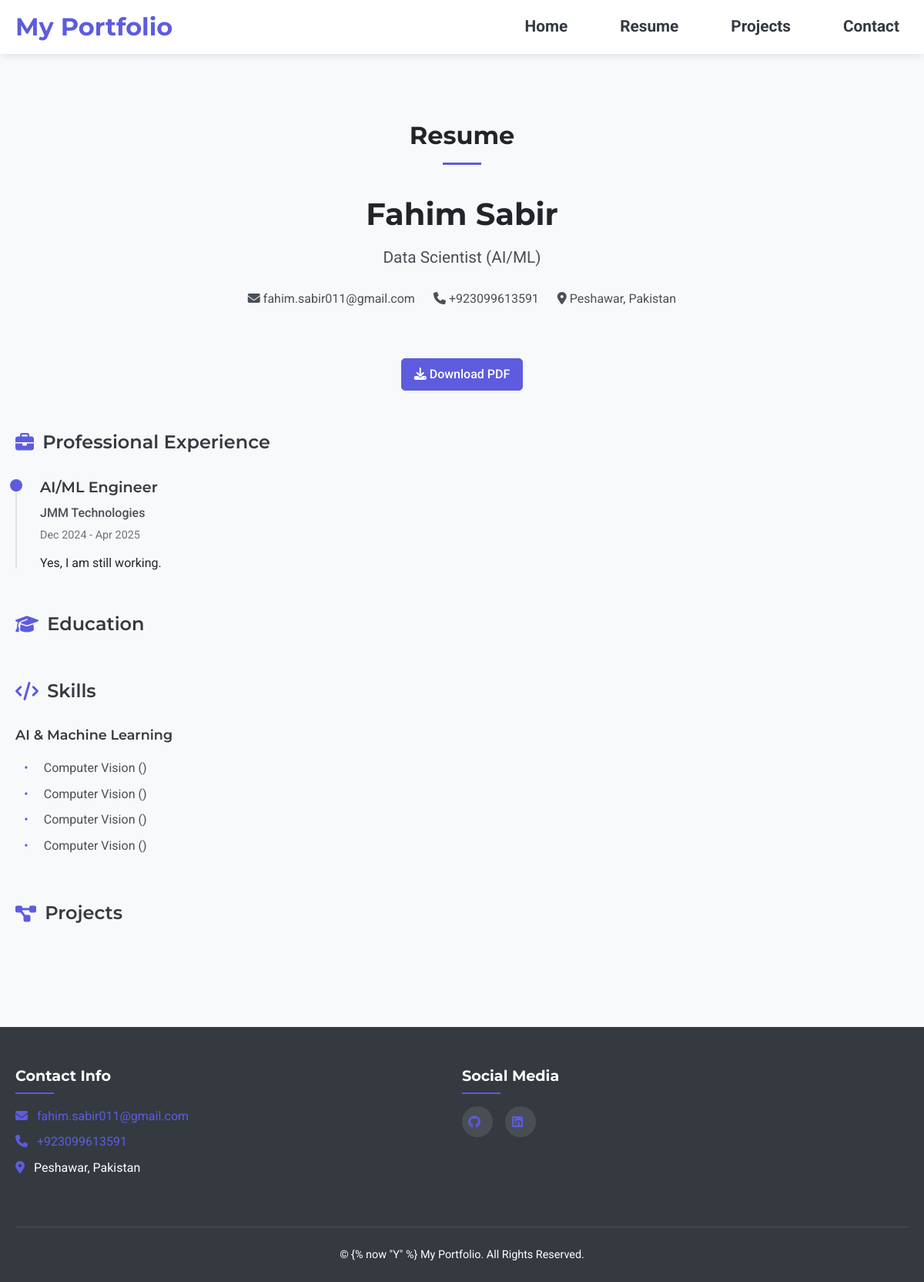
The page /resume/ on the database as committed earlier.
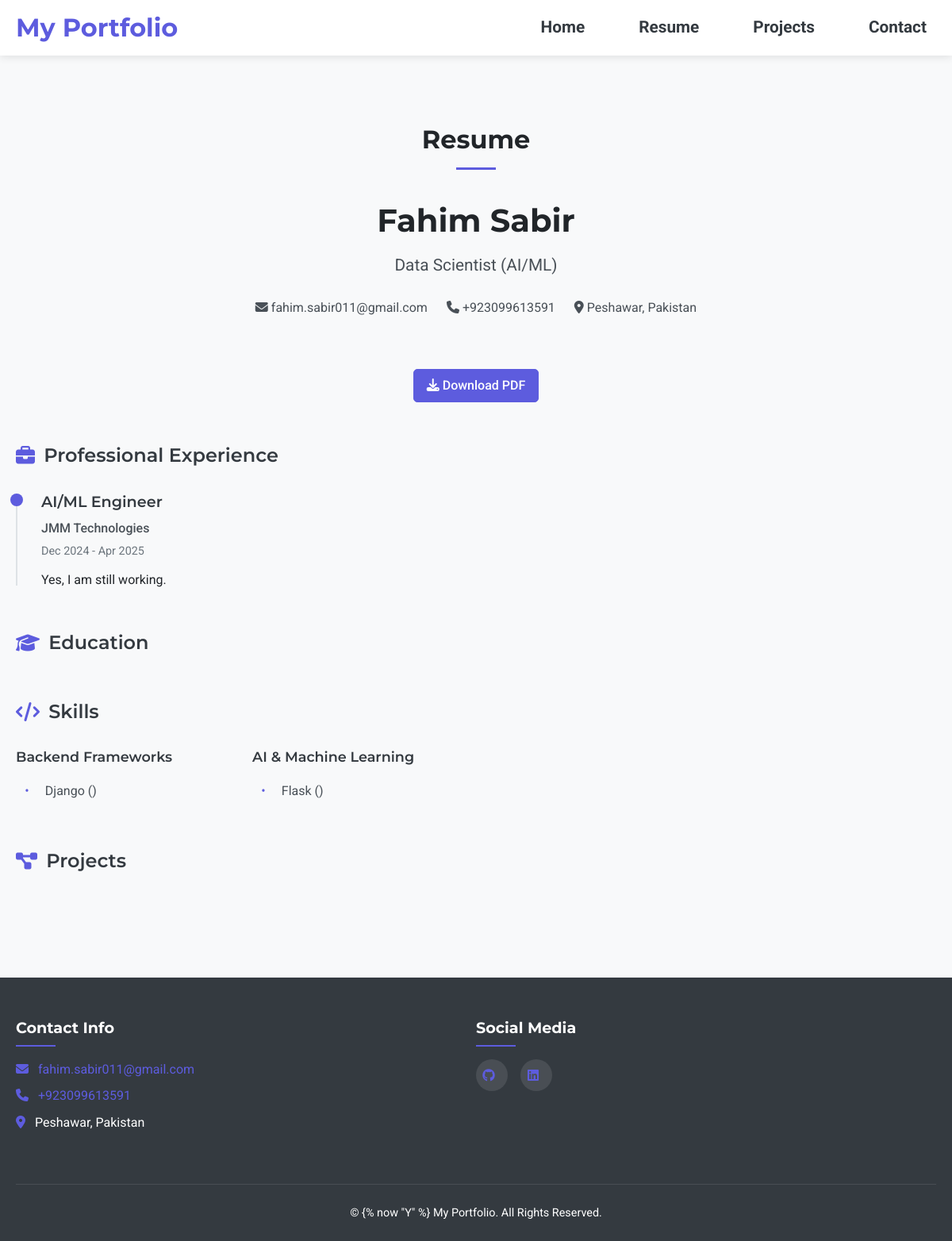
The same page on the database as committed later.
### portfolio/models.py (models this page shows, shortened)
class Experience(models.Model):
    title = models.CharField(max_length=200)
    company = models.CharField(max_length=200)
    location = models.CharField(max_length=200)
    start_date = models.DateField()
    end_date = models.DateField(blank=True, null=True)
    current = models.BooleanField(default=False)
    description = models.TextField()
    class Meta:
        ordering = ['-end_date', '-start_date']

class Skill(models.Model):
    CATEGORY_CHOICES = [
        ('AI/ML', 'AI & Machine Learning'),
        ('NLP', 'NLP & Generative AI'),
        ('MLOps', 'MLOps & Cloud'),
        ("Backend Technologies", "Backend Frameworks")
    ]
    category = models.CharField(max_length=50, choices=CATEGORY_CHOICES, default='AI/ML')
    name = models.CharField(max_length=100)
    class Meta:
        ordering = ['name']

### portfolio/views.py (the view)
# urls.py: path('resume/', views.resume, name='resume'),
def resume(request):
    education = Education.objects.all().order_by('-end_date')
    experience = Experience.objects.all().order_by('-end_date')
    projects = Project.objects.all().order_by('-date_created')
    skills = Skill.objects.all()
    skill_categories = defaultdict(list)
    for skill in skills:
        skill_categories[skill.get_category_display()].append(skill)
    return render(request, 'resume.html', {
        'education': education,
        'experience': experience,
        'skill_categories': dict(skill_categories),
        'projects': projects
    })

### portfolio/context_processors.py (called while the page is built)
def portfolio_context(request):
    return {
        'site_config': SiteConfiguration.objects.first(),
        'user_profile': UserProfile.objects.first()
    }

### templates/resume.html (shortened to what this page needs)
{% extends 'base.html' %}
{% load portfolio_tags %}
{% block content %}
<section class="resume">
    <div class="container">
        <h2 class="section-title">Resume</h2>
        <div class="resume-header">
            <h1>{{ user_profile.name }}</h1>
            <p class="job-title">{{ user_profile.job_title }}</p>
            <div class="contact-info">
                <p><i class="fas fa-envelope"></i> {{ site_config.contact_email }}</p>
                <p><i class="fas fa-phone"></i> {{ site_config.phone_number }}</p>
                <p><i class="fas fa-map-marker-alt"></i> {{ site_config.address }}</p>
            </div>
        </div>
        {% if user_profile.resume_file %}
        <div class="resume-download">
            <a href="{{ user_profile.resume_file.url }}" class="btn btn-primary">
                <i class="fas fa-download"></i> Download PDF
            </a>
        </div>
        {% endif %}
        <div class="resume-section">
            <h3><i class="fas fa-briefcase"></i> Professional Experience</h3>
            <div class="timeline">
                {% for exp in experience %}
                <div class="timeline-item">
                    <div class="timeline-dot"></div>
                    <div class="timeline-content">
                        <h4>{{ exp.title }}</h4>
                        <h5>{{ exp.company }}</h5>
                        <p class="timeline-date">
                            {{ exp.start_date|date:"M Y" }} -
                            {% if exp.current %}Present{% else %}{{ exp.end_date|date:"M Y"|default:"Present" }}{% endif %}
                        </p>
                        {{ exp.description|linebreaks }}
                    </div>
                </div>
                {% endfor %}
            </div>
        </div>
        <div class="resume-section">
            <h3><i class="fas fa-graduation-cap"></i> Education</h3>
        </div>
        <div class="resume-section">
            <h3><i class="fas fa-code"></i> Skills</h3>
            <div class="skills-grid">
                {% for category, skills in skill_categories.items %}
                <div class="skill-category">
                    <h4>{{ category }}</h4>
                    <ul class="skill-list">
                        {% for skill in skills %}
                        <li>{{ skill.name }} ({{ skill.get_proficiency_display }})</li>
                        {% endfor %}
                    </ul>
                </div>
                {% endfor %}
            </div>
        </div>
        <div class="resume-section">
            <h3><i class="fas fa-project-diagram"></i> Projects</h3>
        </div>
    </div>
</section>
{% endblock %}

Rows that differ between the two databases and show on the page:
removed Skill: category "AI & Machine Learning", name "Computer Vision"
removed Skill: name "Computer Vision", shown under "AI & Machine Learning"
removed Skill: name "Computer Vision", shown under "AI & Machine Learning"
removed Skill: name "Computer Vision", shown under "AI & Machine Learning"
added Skill: category "Backend Frameworks", name "Django"
added Skill: category "AI & Machine Learning", name "Flask"
